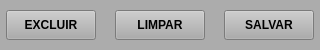
           <widget class="QWidget" name="widget_6" native="true">
            <property name="minimumSize">
             <size>
              <width>0</width>
              <height>50</height>
             </size>
            </property>
            <property name="maximumSize">
             <size>
              <width>16777215</width>
              <height>50</height>
             </size>
            </property>
            <property name="styleSheet">
             <string notr="true">background-color: rgb(172, 172, 172);</string>
            </property>
            <layout class="QHBoxLayout" name="horizontalLayout_2">
             <property name="spacing">
              <number>6</number>
             </property>
             <property name="leftMargin">
              <number>6</number>
             </property>
             <property name="topMargin">
              <number>6</number>
             </property>
             <property name="rightMargin">
              <number>6</number>
             </property>
             <property name="bottomMargin">
              <number>6</number>
             </property>
             <item>
              <widget class="QPushButton" name="btn_Excluir">
               <property name="sizePolicy">
                <sizepolicy hsizetype="Preferred" vsizetype="Preferred">
                 <horstretch>0</horstretch>
                 <verstretch>0</verstretch>
                </sizepolicy>
               </property>
               <property name="minimumSize">
                <size>
                 <width>90</width>
                 <height>30</height>
                </size>
               </property>
               <property name="maximumSize">
                <size>
                 <width>90</width>
                 <height>30</height>
                </size>
               </property>
               <property name="font">
                <font>
                 <pointsize>9</pointsize>
                 <weight>75</weight>
                 <bold>true</bold>
                </font>
               </property>
               <property name="cursor">
                <cursorShape>PointingHandCursor</cursorShape>
               </property>
               <property name="text">
                <string>EXCLUIR</string>
               </property>
              </widget>
             </item>
             <item>
              <widget class="QLabel" name="label_2">
               <property name="text">
                <string/>
               </property>
              </widget>
             </item>
             <item>
              <widget class="QPushButton" name="btn_Limpar">
               <property name="sizePolicy">
                <sizepolicy hsizetype="Preferred" vsizetype="Preferred">
                 <horstretch>0</horstretch>
                 <verstretch>0</verstretch>
                </sizepolicy>
               </property>
               <property name="minimumSize">
                <size>
                 <width>90</width>
                 <height>30</height>
                </size>
               </property>
               <property name="maximumSize">
                <size>
                 <width>90</width>
                 <height>30</height>
                </size>
               </property>
               <property name="font">
                <font>
                 <pointsize>9</pointsize>
                 <weight>75</weight>
                 <bold>true</bold>
                </font>
               </property>
               <property name="cursor">
                <cursorShape>PointingHandCursor</cursorShape>
               </property>
               <property name="text">
                <string>LIMPAR</string>
               </property>
              </widget>
             </item>
             <item>
              <widget class="QLabel" name="label_3">
               <property name="text">
                <string/>
               </property>
              </widget>
             </item>
             <item>
              <widget class="QPushButton" name="btn_Salvar">
               <property name="sizePolicy">
                <sizepolicy hsizetype="Preferred" vsizetype="Preferred">
                 <horstretch>0</horstretch>
                 <verstretch>0</verstretch>
                </sizepolicy>
               </property>
               <property name="minimumSize">
                <size>
                 <width>90</width>
                 <height>30</height>
                </size>
               </property>
               <property name="maximumSize">
                <size>
                 <width>90</width>
                 <height>30</height>
                </size>
               </property>
               <property name="font">
                <font>
                 <pointsize>9</pointsize>
                 <weight>75</weight>
                 <bold>true</bold>
                </font>
               </property>
               <property name="cursor">
                <cursorShape>PointingHandCursor</cursorShape>
               </property>
               <property name="text">
                <string>SALVAR</string>
               </property>
              </widget>
             </item>
            </layout>
           </widget>
